Frame 1 (no input): blank canvas, image omitted
Frame 60 (no input): blank canvas, image omitted
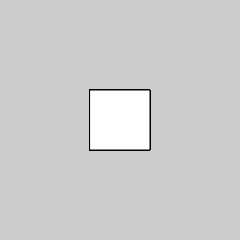
Frame 120 (the mouse pressed at the canvas centre since frame 60)

The p5.js sketch whose frames 1 and 60 were blank and that drew this single picture after the mouse press (run headless with seeded random() and noise() and a simulated clock; from frame 60 on, the mouse is pressed at the canvas centre):

// p5.js sketch
// ── sketch.js
/*
note: 
  scale is written as decimal percentages, therefore, parameter 1.5 to scale() is 150% and 3 is 300%
  like rotate(), the scale() function transorms from the origin
  To maintain a consistent stroke weight as a shape scales, divide the desired stroke weight by the scalar value
 
*/


function setup() {
  createCanvas(240, 240);
  background(204);
}

function draw() {
  translate(mouseX, mouseY); 
  var scalar = mouseX / 60.0
  scale(scalar);
  strokeWeight(1.0 / scalar);
  rect(-15, -15, 30, 30);
}
